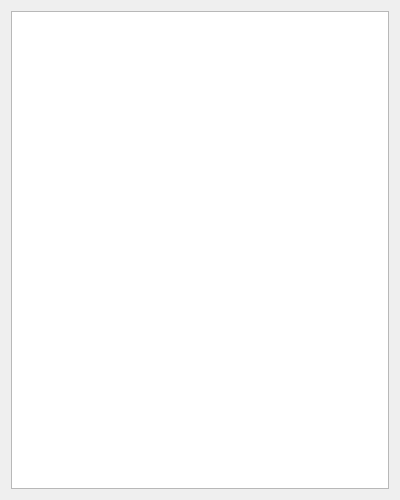
<?xml version="1.0" encoding="UTF-8"?>
<ui version="4.0">
 <class>detached_metadata_viewer_module</class>
 <widget class="QDialog" name="detached_metadata_viewer_module">
  <property name="windowModality">
   <enum>Qt::NonModal</enum>
  </property>
  <property name="geometry">
   <rect>
    <x>0</x>
    <y>0</y>
    <width>400</width>
    <height>500</height>
   </rect>
  </property>
  <property name="minimumSize">
   <size>
    <width>0</width>
    <height>0</height>
   </size>
  </property>
  <property name="windowTitle">
   <string> - Detached [Detailed Information]</string>
  </property>
  <layout class="QVBoxLayout" name="verticalLayout">
   <item>
    <widget class="QTextEdit" name="textEdit_metadata">
     <property name="styleSheet">
      <string notr="true"/>
     </property>
     <property name="readOnly">
      <bool>true</bool>
     </property>
    </widget>
   </item>
  </layout>
 </widget>
 <resources/>
 <connections/>
</ui>
